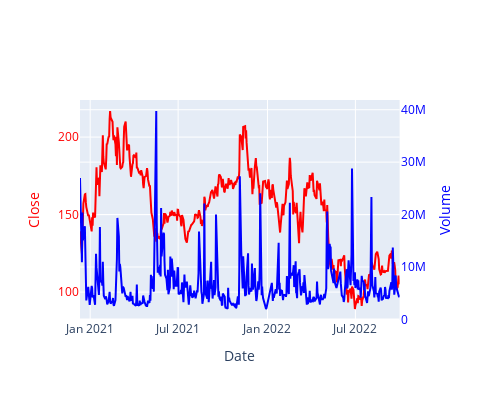

Write notebook code for a chart like this one.
### Code cell
# plotly로 2중축 차트
from plotly.subplots import make_subplots
fig = make_subplots(specs=[[{'secondary_y':True}]]) # 2 dimension list로 spec 지정

# 축설정
sub_fig_1 = px.line(df_abnb,
                    x='Date',
                    y='Close')
sub_fig_1.update_traces(line_color='red')

sub_fig_2 = px.line(df_abnb,
                    x='Date',
                    y='Volume')
sub_fig_2.update_traces(line_color='blue')
sub_fig_2.update_traces(yaxis='y2')

# 2개의 차트 합치기
fig.add_traces(sub_fig_1.data + sub_fig_2.data)

# 레이블 설정
fig.layout.xaxis.title = 'Date'
fig.layout.yaxis.title = 'Close'
fig.layout.yaxis.color = 'red'
fig.layout.yaxis2.title = 'Volume'
fig.layout.yaxis2.color = 'blue'

fig.update_layout(width=500, height=400)

### Figure 1 — Plotly figure (JSON) as saved in the notebook; plotly's stock layout.template omitted (floating-point values rounded to 4 significant figures; data arrays with more than 128 entries replaced by an {"elided": "..."} marker saying what was removed)
{"data": [{"hovertemplate": "Date=%{x}<br>Close=%{y}<extra></extra>", "legendgroup": "", "line": {"color": "red", "dash": "solid"}, "marker": {"symbol": "circle"}, "mode": "lines", "name": "", "orientation": "v", "showlegend": false, "type": "scatter", "x": {"elided": "454 str values"}, "xaxis": "x", "y": {"elided": "454 float values"}, "yaxis": "y"}, {"hovertemplate": "Date=%{x}<br>Volume=%{y}<extra></extra>", "legendgroup": "", "line": {"color": "blue", "dash": "solid"}, "marker": {"symbol": "circle"}, "mode": "lines", "name": "", "orientation": "v", "showlegend": false, "type": "scatter", "x": {"elided": "454 str values"}, "xaxis": "x", "y": {"elided": "454 int values"}, "yaxis": "y2"}], "layout": {"height": 400, "width": 500, "xaxis": {"anchor": "y", "domain": [0, 0.94], "title": {"text": "Date"}}, "yaxis": {"anchor": "x", "color": "red", "domain": [0, 1], "title": {"text": "Close"}}, "yaxis2": {"anchor": "x", "color": "blue", "overlaying": "y", "side": "right", "title": {"text": "Volume"}}}}
